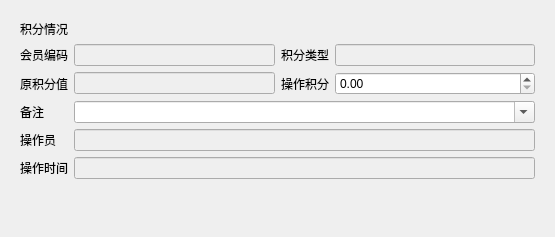
<?xml version="1.0" encoding="UTF-8"?>
<ui version="4.0">
 <class>w_m_member_point_recharge_Dialog</class>
 <widget class="QDialog" name="w_m_member_point_recharge_Dialog">
  <property name="geometry">
   <rect>
    <x>0</x>
    <y>0</y>
    <width>555</width>
    <height>237</height>
   </rect>
  </property>
  <property name="windowTitle">
   <string>Dialog</string>
  </property>
  <layout class="QVBoxLayout" name="verticalLayout">
   <item>
    <widget class="QFrame" name="frame">
     <property name="outer_stylesheet" stdset="0">
      <string>frame_detail_show</string>
     </property>
     <layout class="QGridLayout" name="gridLayout">
      <item row="0" column="0" colspan="4">
       <widget class="QLabel" name="label">
        <property name="text">
         <string>积分情况</string>
        </property>
       </widget>
      </item>
      <item row="1" column="0">
       <widget class="QLabel" name="label_vch_memberno">
        <property name="text">
         <string>会员编码</string>
        </property>
       </widget>
      </item>
      <item row="1" column="1">
       <widget class="QLineEdit" name="lineEdit_vch_memberno">
        <property name="enabled">
         <bool>false</bool>
        </property>
       </widget>
      </item>
      <item row="1" column="2">
       <widget class="QLabel" name="label_3">
        <property name="text">
         <string>积分类型</string>
        </property>
       </widget>
      </item>
      <item row="1" column="3">
       <widget class="QLineEdit" name="lineEdit_ch_type">
        <property name="enabled">
         <bool>false</bool>
        </property>
       </widget>
      </item>
      <item row="2" column="0">
       <widget class="QLabel" name="label_5">
        <property name="text">
         <string>原积分值</string>
        </property>
       </widget>
      </item>
      <item row="2" column="1">
       <widget class="lds_doublespinbox_lineedit" name="lineEdit_num_point_org">
        <property name="enabled">
         <bool>false</bool>
        </property>
       </widget>
      </item>
      <item row="2" column="2">
       <widget class="QLabel" name="label_4">
        <property name="text">
         <string>操作积分</string>
        </property>
       </widget>
      </item>
      <item row="3" column="0">
       <widget class="QLabel" name="label_memo">
        <property name="text">
         <string>备注</string>
        </property>
       </widget>
      </item>
      <item row="3" column="1" colspan="3">
       <widget class="lds_ComboBox" name="comboBox_vch_memo">
        <property name="editable">
         <bool>true</bool>
        </property>
        <property name="duplicatesEnabled">
         <bool>false</bool>
        </property>
       </widget>
      </item>
      <item row="4" column="0">
       <widget class="QLabel" name="label_7">
        <property name="text">
         <string>操作员</string>
        </property>
       </widget>
      </item>
      <item row="4" column="1" colspan="3">
       <widget class="QLineEdit" name="lineEdit_vch_operid">
        <property name="enabled">
         <bool>false</bool>
        </property>
       </widget>
      </item>
      <item row="5" column="0">
       <widget class="QLabel" name="label_8">
        <property name="text">
         <string>操作时间</string>
        </property>
       </widget>
      </item>
      <item row="5" column="1" colspan="3">
       <widget class="QLineEdit" name="lineEdit_dt_operdate">
        <property name="enabled">
         <bool>false</bool>
        </property>
       </widget>
      </item>
      <item row="2" column="3">
       <widget class="lds_doublespinbox" name="lineEdit_num_point"/>
      </item>
     </layout>
    </widget>
   </item>
   <item>
    <widget class="lds_toolbar" name="widget"/>
   </item>
  </layout>
 </widget>
 <customwidgets>
  <customwidget>
   <class>lds_ComboBox</class>
   <extends>QComboBox</extends>
   <header>lds_combobox.h</header>
  </customwidget>
  <customwidget>
   <class>lds_toolbar</class>
   <extends>QFrame</extends>
   <header>lds_toolbar.h</header>
   <container>1</container>
  </customwidget>
  <customwidget>
   <class>lds_doublespinbox</class>
   <extends>QDoubleSpinBox</extends>
   <header>lds_doublespinbox.h</header>
  </customwidget>
  <customwidget>
   <class>lds_doublespinbox_lineedit</class>
   <extends>QLineEdit</extends>
   <header>lds_doublespinbox_lineedit.h</header>
  </customwidget>
 </customwidgets>
 <tabstops>
  <tabstop>lineEdit_ch_type</tabstop>
  <tabstop>lineEdit_num_point_org</tabstop>
  <tabstop>comboBox_vch_memo</tabstop>
  <tabstop>lineEdit_vch_operid</tabstop>
  <tabstop>lineEdit_dt_operdate</tabstop>
  <tabstop>lineEdit_vch_memberno</tabstop>
 </tabstops>
 <resources/>
 <connections/>
</ui>
